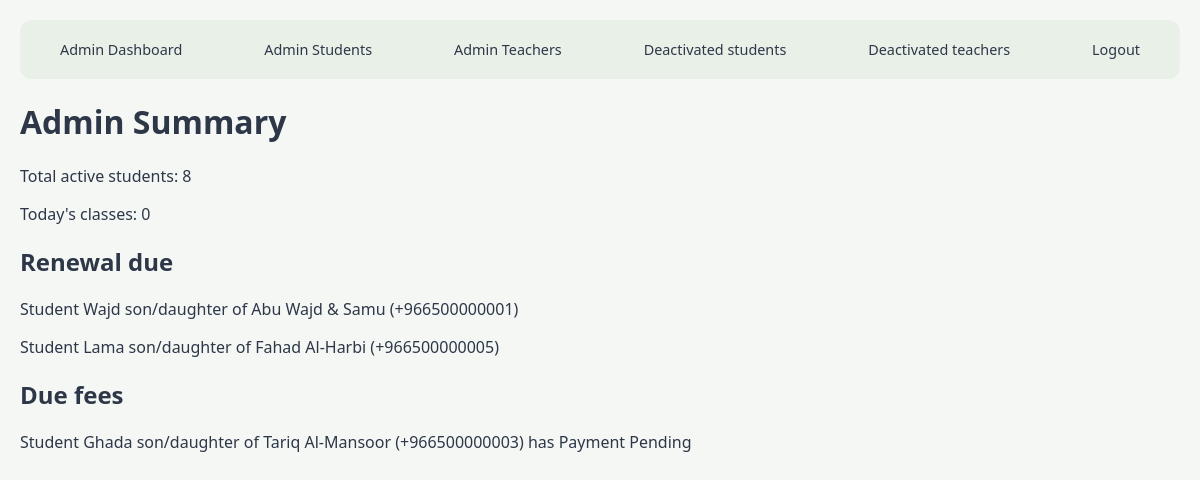
The page /admin/dashboard (signed in) on the database its author committed.
### tables this page shows
CREATE TABLE students (
    id INTEGER PRIMARY KEY AUTOINCREMENT,
    full_name TEXT NOT NULL,
    parent_id INTEGER NOT NULL,
    assigned_teacher_id INTEGER NOT NULL,
    course_name TEXT DEFAULT 'General English',
    
    -- Package Configuration
    total_classes INTEGER NOT NULL DEFAULT 12,
    completed_classes INTEGER DEFAULT 0,
    
    -- Fee Tracking
    package_fee REAL NOT NULL,
    amount_paid REAL DEFAULT 0.0,
    payment_status TEXT CHECK(payment_status IN ('Paid', 'Partially Paid', 'Overdue', 'Payment Pending')) DEFAULT 'Payment Pending',
    fee_due_date DATE,
    
    -- Status & Renewal Management
    renewal_status TEXT CHECK(renewal_status IN ('Active', 'Renewal Due', 'Not Renewing')) DEFAULT 'Active',
    is_active INTEGER DEFAULT 1,
    created_at DATETIME DEFAULT CURRENT_TIMESTAMP,
    
    FOREIGN KEY (parent_id) REFERENCES parents(id) ON DELETE CASCADE,
    FOREIGN KEY (assigned_teacher_id) REFERENCES users(id) ON DELETE RESTRICT
);

CREATE TABLE parents (
    id INTEGER PRIMARY KEY AUTOINCREMENT,
    full_name TEXT NOT NULL,
    whatsapp_number TEXT NOT NULL,
    notes TEXT,
    created_at DATETIME DEFAULT CURRENT_TIMESTAMP
);

### app.py (the view)
@app.route("/admin/dashboard")
@login_required
@role_required("admin")
def admin_dashboard_summary():
    total_active_students = db_execute("SELECT COUNT(*) AS count FROM students WHERE is_active = 1")[0]['count']
    today_classes = db_execute("SELECT COUNT(*) AS count FROM classes WHERE class_date = DATE('now')")[0]['count']
    renewal_dues = db_execute("SELECT students.full_name AS student_name, parents.full_name AS parent_name, parents.whatsapp_number FROM students JOIN parents ON students.parent_id = parents.id WHERE renewal_status = 'Renewal Due'")
    due_fees = db_execute("SELECT students.full_name AS student_name, parents.full_name AS parent_name, parents.whatsapp_number, payment_status FROM students JOIN parents ON students.parent_id = parents.id WHERE payment_status = 'Payment Pending'")
    return render_template("admin_dashboard_summary.html", total_active_students=total_active_students, today_classes=today_classes, renewal_dues=renewal_dues, due_fees=due_fees)

### app.py (called while the page is built)
def db_execute(query, params=()):
    conn = sqlite3.connect("academy.db")
    conn.row_factory = sqlite3.Row
    cursor = conn.cursor()
    cursor.execute(query, params)
    if query.strip().upper().startswith("SELECT"):
        results = cursor.fetchall()
    else:
        results = None
        conn.commit()
    conn.close()
    return results

def login_required(f):
    @wraps(f)
    def decorated_function(*args, **kwargs):
        if "user_id" not in session:
            flash("Please log in first.", "danger")
            return redirect(url_for("login"))
        return f(*args, **kwargs)
    return decorated_function

def role_required(required_role):
    def decorator(f):
        @wraps(f)
        def decorated_function(*args, **kwargs):
            if session.get("role") != required_role:
                flash("Unauthorized access.", "danger")
                return redirect(url_for("login"))
            return f(*args, **kwargs)
        return decorated_function
    return decorator

### templates/admin_dashboard_summary.html
{% extends 'base.html' %}
{% block content %}
<h1>Admin Summary</h1>
<div>
    <div>
        <p>Total active students: {{ total_active_students }}</p>
    </div>
    <div>
        <p>Today's classes: {{ today_classes }}</p>
    </div>
    <div>
        <h2>Renewal due</h2>
        {% for renewal_due in renewal_dues %}
            <p>Student {{ renewal_due['student_name'] }} son/daughter of {{ renewal_due['parent_name'] }} ({{ renewal_due['whatsapp_number'] }})</p>
        {% endfor %}
    </div>
    <div>
        <h2>Due fees</h2>
        {% for due_fee in due_fees %}
            <p>Student {{ due_fee['student_name'] }} son/daughter of {{ due_fee['parent_name'] }} ({{ due_fee['whatsapp_number'] }}) has {{ due_fee['payment_status'] }}</p>
        {% endfor %}
    </div>
</div>
{% endblock %}

### static/style.css (style rules this page uses)
:root { --bg-main: #f4f7f4; --card-bg: #ffffff; --nav-bg: #e8f0e8; --text-main: #2d3748; --text-muted: #718096; --accent: #58a381; --accent-light: #e2f0e8; --border-radius: 12px; }
body { background-color: var(--bg-main); color: var(--text-main); font-family: system-ui, -apple-system, BlinkMacSystemFont, 'Segoe UI', Roboto, sans-serif; margin: 0; padding: 20px; }
::placeholder { color: #a0aec0; }

### rows shown on the page
students: student_name "Wajd", parent_name "Abu Wajd & Samu", whatsapp_number "+966500000001"
students: student_name "Lama", parent_name "Fahad Al-Harbi", whatsapp_number "+966500000005"
students: student_name "Ghada", parent_name "Tariq Al-Mansoor", whatsapp_number "+966500000003", payment_status "Payment Pending"

### other values the page prints
{{ total_active_students }} "8"
{{ today_classes }} "0"
